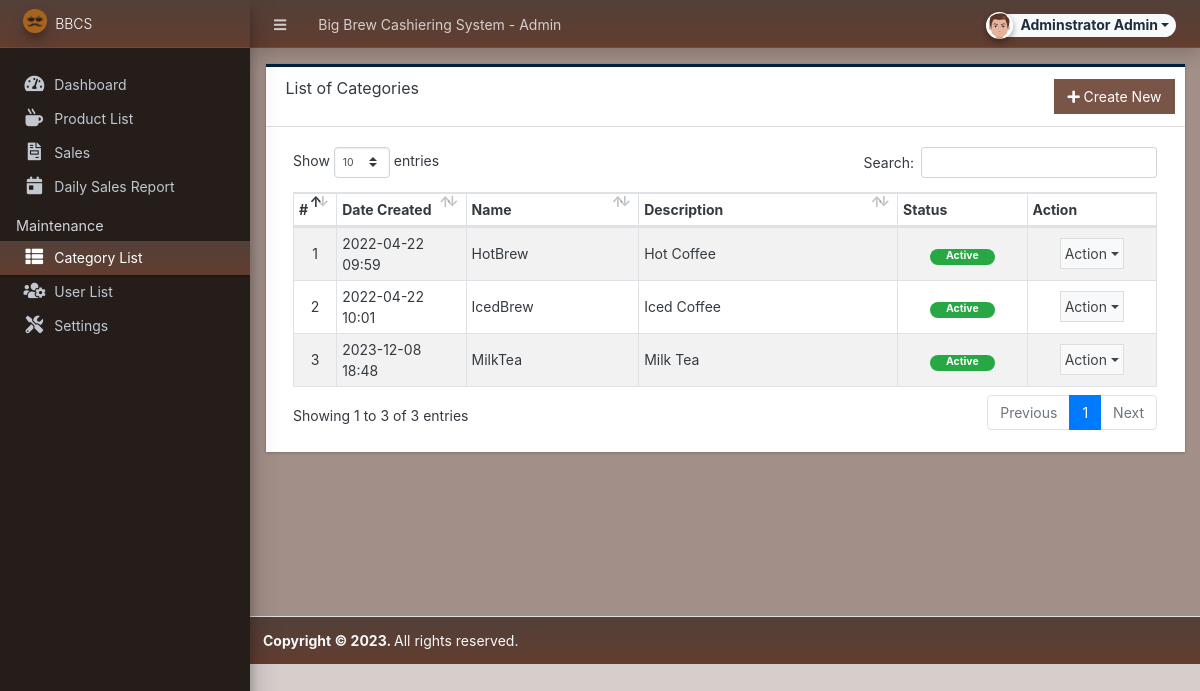
The app's page /admin/?page=categories (signed in) with its own data.
### tables this page shows
CREATE TABLE `category_list` (
  `id` int(30) NOT NULL,
  `name` text NOT NULL,
  `description` text NOT NULL,
  `status` tinyint(1) NOT NULL DEFAULT 1,
  `delete_flag` tinyint(1) NOT NULL DEFAULT 0,
  `date_created` datetime NOT NULL DEFAULT current_timestamp(),
  `date_updated` datetime NOT NULL DEFAULT current_timestamp() ON UPDATE current_timestamp()
);

### admin/categories/index.php (the view, shortened to what this page needs)
<div class="card card-outline rounded-0 card-navy">
	<div class="card-header">
		<h3 class="card-title">List of Categories</h3>
		<div class="card-tools">
			<a href="javascript:void(0)" id="create_new" class="btn btn-flat btn-primary"><span class="fas fa-plus"></span>  Create New</a>
		</div>
	</div>
	<div class="card-body">
        <div class="container-fluid">
			<table class="table table-hover table-striped table-bordered" id="list">
				<colgroup>
					<col width="5%">
					<col width="15%">
					<col width="20%">
					<col width="30%">
					<col width="15%">
					<col width="15%">
				</colgroup>
				<thead>
					<tr>
						<th>#</th>
						<th>Date Created</th>
						<th>Name</th>
						<th>Description</th>
						<th>Status</th>
						<th>Action</th>
					</tr>
				</thead>
				<tbody>
					<?php
					$i = 1;
						$qry = $conn->query("SELECT * from `category_list` where delete_flag = 0 order by `name` asc ");
						while($row = $qry->fetch_assoc()):
					?>
						<tr>
							<td class="text-center"><?php echo $i++; ?></td>
							<td><?php echo date("Y-m-d H:i",strtotime($row['date_created'])) ?></td>
							<td><?php echo $row['name'] ?></td>
							<td><p class="m-0 truncate-1"><?= $row['description'] ?></p></td>
							<td class="text-center">
                                <?php if($row['status'] == 1): ?>
                                    <span class="badge badge-success px-3 rounded-pill">Active</span>
                                <?php else: ?>
                                    <span class="badge badge-danger px-3 rounded-pill">Inactive</span>
                                <?php endif; ?>
                            </td>
							<td align="center">
								 <button type="button" class="btn btn-flat p-1 btn-default btn-sm dropdown-toggle dropdown-icon" data-toggle="dropdown">
				                  		Action
				                  </button>
							</td>
						</tr>
					<?php endwhile; ?>
				</tbody>
			</table>
		</div>
	</div>
</div>

### records on screen
category_list: date_created "2022-04-22 09:59", name "HotBrew", description "Hot Coffee", status "Active"
category_list: date_created "2022-04-22 10:01", name "IcedBrew", description "Iced Coffee", status "Active"
category_list: date_created "2023-12-08 18:48", name "MilkTea", description "Milk Tea", status "Active"

### other values on screen
$_settings->info('name') "Big Brew Cashiering System"
$_settings->userdata('firstname').' '.$_settings->userdata('lastname') "Adminstrator Admin"
$_settings->info('short_name') "BBCS"
